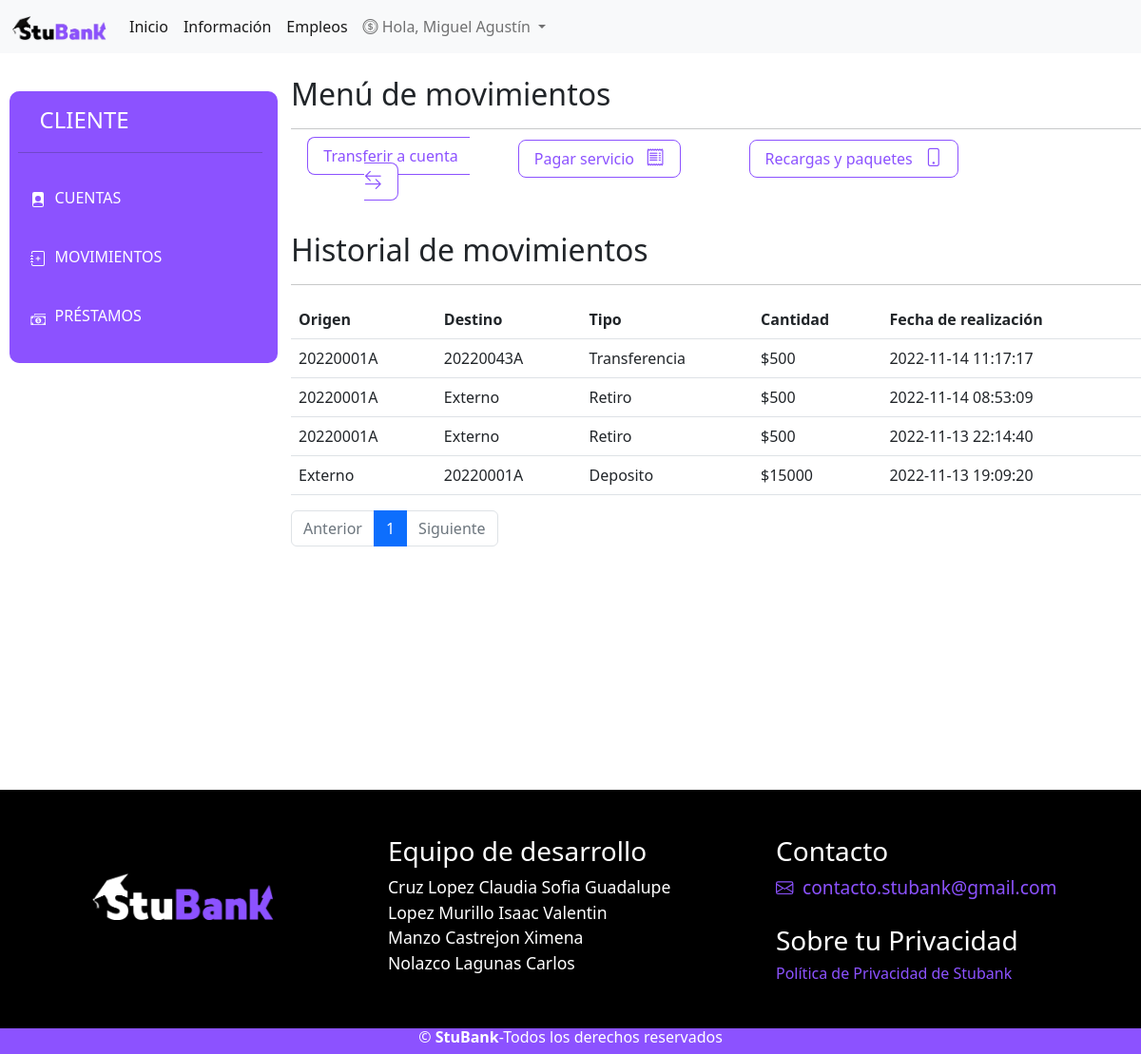
The page /cliente/movimientos.php (signed in) on the database as committed earlier.
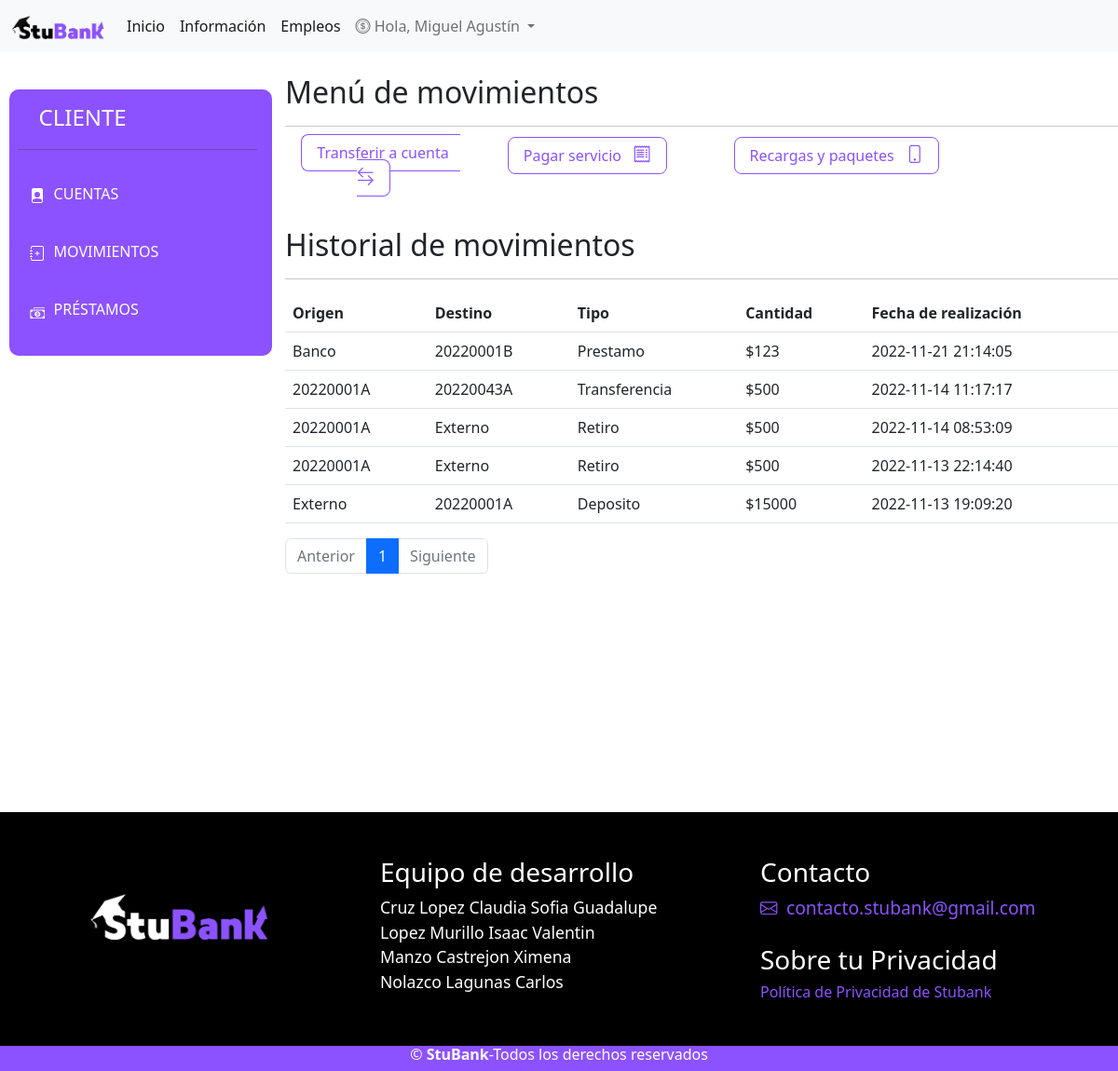
The same page on the database as committed later.
### tables this page shows
CREATE TABLE `transacciones` (
  `id_mov` int(11) NOT NULL,
  `cTramitador` varchar(9) NOT NULL,
  `solicitante` varchar(9) DEFAULT NULL,
  `cOrigen` varchar(20) NOT NULL,
  `cDestino` varchar(20) NOT NULL,
  `tipo` varchar(20) NOT NULL,
  `cantidad` double NOT NULL,
  `referencia` varchar(7) DEFAULT NULL,
  `motivo` varchar(20) DEFAULT NULL,
  `fecha` datetime NOT NULL DEFAULT current_timestamp()
);

### cliente/movimientos.php (the view, shortened to what this page needs)
<?php
    $cuenta = $_SESSION['cuenta'];
    include('../view/conexion.php');
    $obtencion = "SELECT * FROM transacciones WHERE solicitante='$cuenta' OR cTramitador='$cuenta' ORDER BY fecha DESC";
    $MovimientosXpagina = 8;
    if ($stmt = $mysqli->prepare($obtencion)) {
        $stmt->execute();
        $stmt->store_result();
        $totalDatos = $stmt->num_rows;
    }
    $paginas = $totalDatos/$MovimientosXpagina;
    $paginas = ceil($paginas);
    if (empty($_GET['pagina'])){
        $pagina = 1;
    }
    else{
        $pagina = $_GET['pagina'];
    }
    $CalculoIncio = ($pagina-1)*$MovimientosXpagina;
    $inicio = (string)$CalculoIncio;
    $sql = "SELECT * FROM transacciones WHERE solicitante='$cuenta' OR cTramitador='$cuenta' ORDER BY fecha DESC LIMIT $inicio,$MovimientosXpagina";
    $obtencionD = mysqli_query($mysqli,$sql);
    $resultado_Datos=$obtencionD->fetch_all(MYSQLI_ASSOC);
?>
<!DOCTYPE html>
<html lang="es">
<head>
    <link rel="stylesheet" href="../src/css/menu.css">
    <link rel="stylesheet" href="../src/css/estilos.css">
    <link rel="stylesheet" href="../src/css/ficha.css">
    <link rel="stylesheet" href="../src/css/estilos.css">
    <link href="https://cdn.jsdelivr.net/npm/bootstrap@5.2.0/dist/css/bootstrap.min.css" rel="stylesheet">
    <link rel="stylesheet" href="https://cdn.jsdelivr.net/npm/bootstrap-icons@1.9.1/font/bootstrap-icons.css">
</head>
<header>
    <?php include('../view/navbar.php'); ?>
</header>
<body>
    <div class="row">
        <?php include('menu.php');?>
        <div class="col-md-9 pad">
            <h2>Menú de movimientos</h2><hr>
            <div class="row" style="text-align:center;">
                <div class="col-md-3 mx" style="text-align:center;">
                    <a href="selectCuenta.php" class="btn-custom-outline" style="margin:0 1rem 2rem 0;">Transferir a cuenta &nbsp;&nbsp;<i class="bi bi-arrow-left-right"></i></a>
                </div>
                <div class="col-md-3 mx" style="text-align:center;">
                    <a href="seCuPa.php" class="btn-custom-outline" style="margin:0 1rem 2rem 0;">Pagar servicio &nbsp;&nbsp;<i class="bi bi-receipt"></i></a>
                </div>
                <div class="col-md-4 mx" style="text-align:center;">
                    <a href="seCuRe.php" class="btn-custom-outline" style="margin:0 1rem 2rem 0;">Recargas y paquetes &nbsp;&nbsp;<i class="bi bi-phone"></i></i></a>
                </div>
            </div>
            <h2 style="margin-top:2.5rem;">Historial de movimientos</h2><hr>
            <table class="table mt-3">
                <thead>
                    <th scope="col">Origen</th>
                    <th scope="col">Destino</th>
                    <th scope="col">Tipo</th>
                    <th scope="col">Cantidad</th>
                    <th scope="col">Fecha de realización</th>
                </thead>
                <tbody>
                    <?php foreach($resultado_Datos as $movimiento): ?>
                        <tr>
                            <td><?=$movimiento['cOrigen'] ?></td>
                            <td><?=$movimiento['cDestino'] ?></td>
                            <td><?=$movimiento['tipo'] ?></td>
                            <td>$<?=$movimiento['cantidad'] ?></td>
                            <td><?=$movimiento['fecha'] ?></td>
                        </tr>
                    <?php endforeach ?>
                </tbody>
            </table>
            <div class="row"  style="margin-bottom:5rem;">
                <div class="col-md-5">
                    <nav aria-label="movimientoP">
                        <ul class="pagination">
                            <li class="page-item
                                <?php echo $pagina<=1 ? 'disabled': '' ?>">
                                <a class="page-link"href="movimientos.php?pagina=<?php echo $pagina-1?>">Anterior</a>
                            </li>
                            <?php for($i=0;$i<$paginas;$i++):?>
                                <li class="page-item
                                    <?php echo $pagina==$i+1 ? 'active': '' ?>">
                                    <a class="page-link" href="movimientos.php?pagina=<?php echo ($i+1)?>"><?php echo ($i+1)?></a>
                                </li>
                            <?php endfor?>
                            <li class="page-item
                                <?php echo $pagina>=$paginas? 'disabled': '' ?>">
                                <a class="page-link"href="movimientos.php?pagina=<?php echo $pagina+1?>">Siguiente</a>
                            </li>
                        </ul>
                    </nav>
                </div>
            </div>
        </div>
    </div>
</body>
<footer style="margin-top:10rem;">
    <?php include('../view/footer.php'); ?>
</footer>
</html>

Rows that differ between the two databases and show on the page:
added transacciones: cOrigen "Banco", cDestino "20220001B", tipo "Prestamo", cantidad "123", fecha "2022-11-21 21:14:05"
